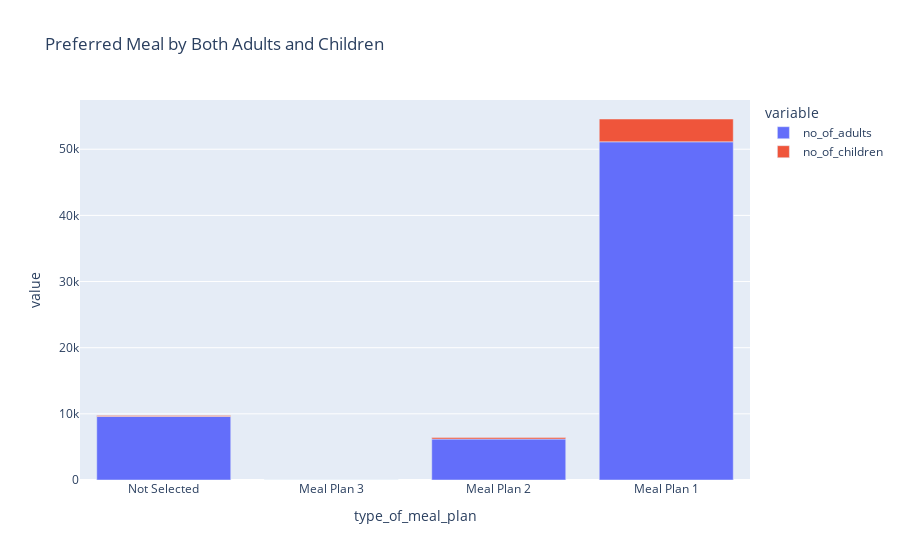

Write notebook code for a chart like this one.
### Code cell
px.bar(data_frame=meals_a, x="type_of_meal_plan", y=["no_of_adults", "no_of_children"], title="Preferred Meal by Both Adults and Children")

### Figure 1 — Plotly figure (JSON) as saved in the notebook; plotly's stock layout.template omitted (floating-point values rounded to 4 significant figures)
{"data": [{"hovertemplate": "variable=no_of_adults<br>type_of_meal_plan=%{x}<br>value=%{y}<extra></extra>", "legendgroup": "no_of_adults", "marker": {"color": "#636efa", "pattern": {"shape": ""}}, "name": "no_of_adults", "orientation": "v", "showlegend": true, "textposition": "auto", "type": "bar", "x": ["Not Selected", "Meal Plan 3", "Meal Plan 2", "Meal Plan 1"], "xaxis": "x", "y": [9600, 10, 6194, 51122], "yaxis": "y"}, {"hovertemplate": "variable=no_of_children<br>type_of_meal_plan=%{x}<br>value=%{y}<extra></extra>", "legendgroup": "no_of_children", "marker": {"color": "#EF553B", "pattern": {"shape": ""}}, "name": "no_of_children", "orientation": "v", "showlegend": true, "textposition": "auto", "type": "bar", "x": ["Not Selected", "Meal Plan 3", "Meal Plan 2", "Meal Plan 1"], "xaxis": "x", "y": [134, 0, 239, 3446], "yaxis": "y"}], "layout": {"barmode": "relative", "legend": {"title": {"text": "variable"}, "tracegroupgap": 0}, "title": {"text": "Preferred Meal by Both Adults and Children"}, "xaxis": {"anchor": "y", "domain": [0, 1], "title": {"text": "type_of_meal_plan"}}, "yaxis": {"anchor": "x", "domain": [0, 1], "title": {"text": "value"}}}}
